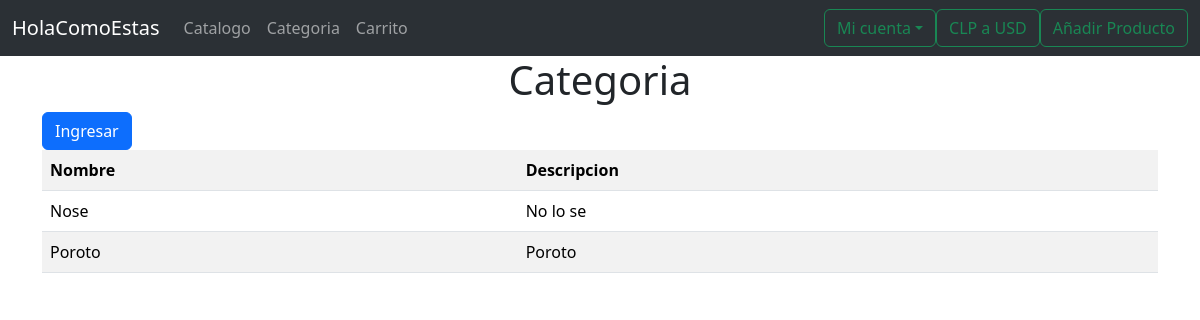
/market/listarCategoria, run on an earlier commit of the app's database.
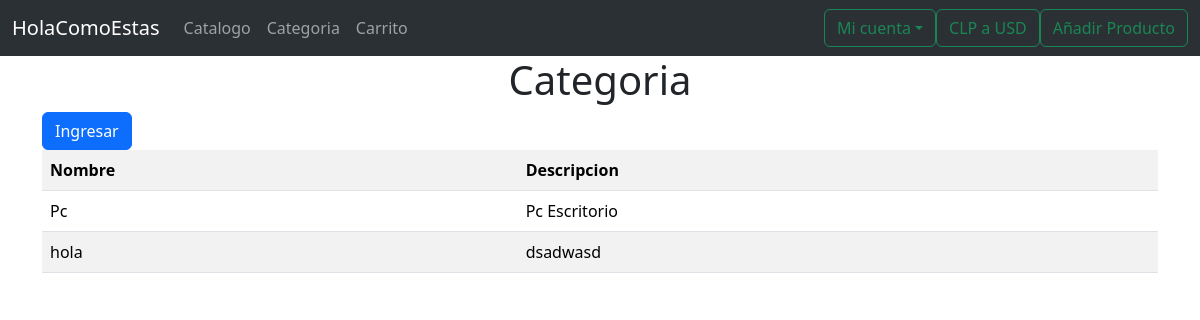
And on a later commit of the database.
### market/models.py (models this page shows, shortened)
class Categoria(models.Model):
    nombre = models.CharField(max_length=50)
    descripcion = models.TextField()

### market/views.py (the view)
# urls.py: path('listarCategoria', views.listarCategoria, name='listarCategoria'),
def listarCategoria(request):
    listadoCategoria = Categoria.objects.all()
    context = {'listado': listadoCategoria}
    return render(request, 'listarCategoria.html', context)

### market/templates/listarCategoria.html (shortened to what this page needs)
{% extends "plantillaBase.html" %}
{% block tituloPrincipal %} Categoria {% endblock %}
{% block contenido  %}
    <a href="{% url 'anadirCategoriaForm' %}" class="btn btn-primary">Ingresar</a>
{% endblock %}
{% block listado    %}
    <table class="table table-responsive table-striped">
        <tr>
            <th>Nombre</th>
            <th>Descripcion</th>
        </tr>
    {% for categoria in listado %}
        <tr>
            <td>{{categoria.nombre}}</td>
            <td>{{categoria.descripcion}}</td>
        </tr>
    {% endfor %}
    </table>
{% endblock %}

What changed in the data, as far as the page shows it:
removed Categoria: nombre "Poroto", descripcion "Poroto"
changed Categoria: nombre "Nose" → "Pc"; descripcion "No lo se" → "Pc Escritorio"
added Categoria: nombre "hola", descripcion "dsadwasd"
